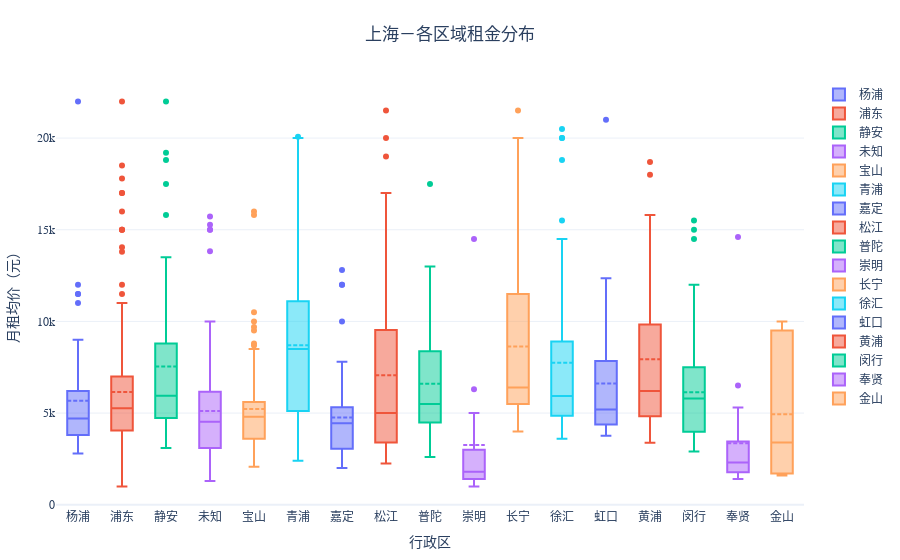

Write notebook code for a chart like this one.
### Code cell
city_charts = viz.plot_city_analysis(ANALYSIS_CITY)

city_charts['box'].show()
